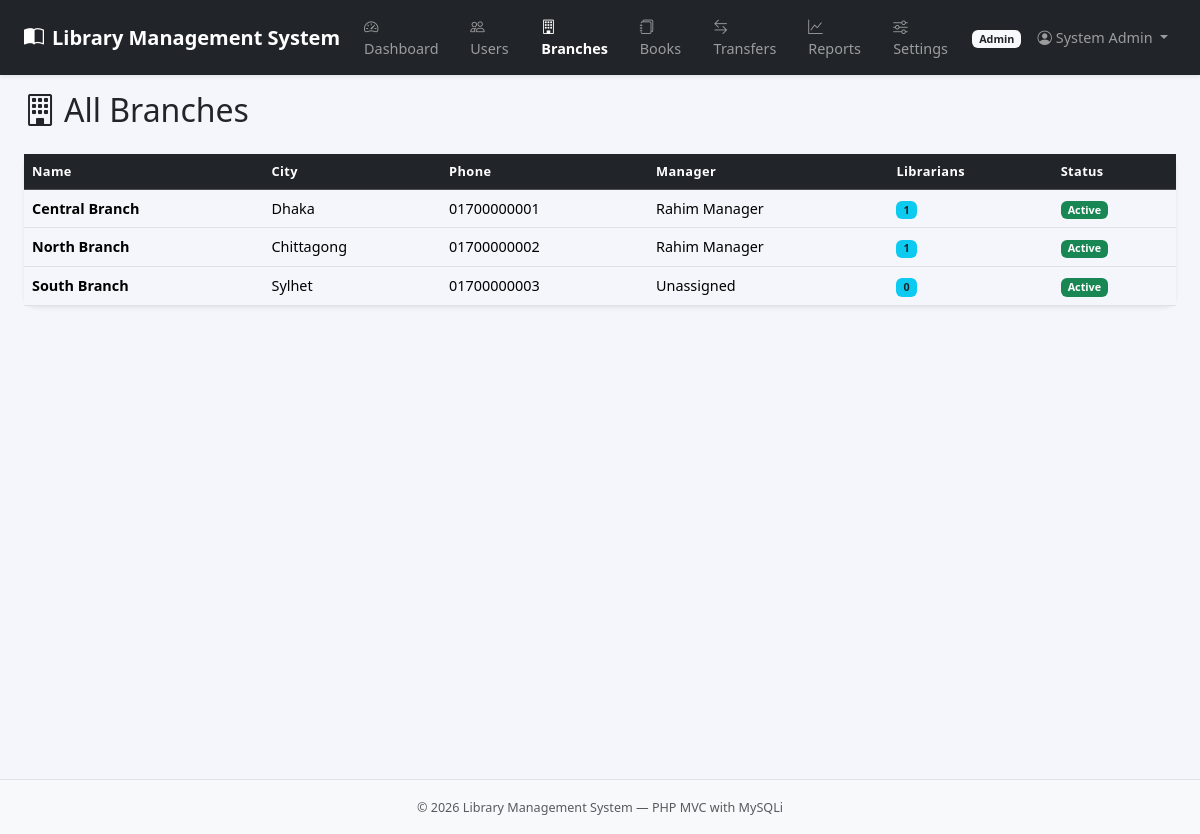
Page /index.php?page=admin_branches (signed in) on the committed database.
### tables this page shows
CREATE TABLE `users` (
  `id` int(11) NOT NULL,
  `name` varchar(150) NOT NULL,
  `email` varchar(150) NOT NULL,
  `password_hash` varchar(255) NOT NULL,
  `phone` varchar(25) DEFAULT NULL,
  `role` enum('member','librarian','branch_manager','admin') NOT NULL DEFAULT 'member',
  `profile_pic` varchar(255) DEFAULT NULL,
  `branch_id` int(11) DEFAULT NULL,
  `is_active` tinyint(1) NOT NULL DEFAULT 1,
  `created_at` timestamp NOT NULL DEFAULT current_timestamp()
);

CREATE TABLE `branches` (
  `id` int(11) NOT NULL,
  `name` varchar(150) NOT NULL,
  `address` text DEFAULT NULL,
  `city` varchar(100) DEFAULT NULL,
  `phone` varchar(25) DEFAULT NULL,
  `manager_id` int(11) DEFAULT NULL,
  `is_active` tinyint(1) NOT NULL DEFAULT 1,
  `created_at` timestamp NOT NULL DEFAULT current_timestamp()
);

### app/controller/admin/branches.php (called while the page is built, shortened)
<?php
require_once __DIR__ . '/../../model/Models.php';
$branchModel = new BranchModel($conn);
$branches    = $branchModel->getAll();
require __DIR__ . '/../../view/shared/header.php';
require __DIR__ . '/../../view/admin/branches.php';
require __DIR__ . '/../../view/shared/footer.php';

### app/model/Models.php (called while the page is built, shortened)
<?php
class BranchModel {
    private mysqli $db;
    public function __construct(mysqli $db) { $this->db = $db; }
    public function getAll(): array {
        $r = $this->db->query(
            "SELECT br.*, u.name AS manager_name,
                (SELECT COUNT(*) FROM users WHERE branch_id=br.id AND role='librarian') AS librarian_count
             FROM branches br LEFT JOIN users u ON br.manager_id = u.id ORDER BY br.name");
        return $r->fetch_all(MYSQLI_ASSOC);
    }
}

### config/app.php (called while the page is built, shortened)
<?php
function e(string $s): string {
    return htmlspecialchars($s, ENT_QUOTES, 'UTF-8');
}

### app/view/admin/branches.php (the view, shortened to what this page needs)
<h2 class="mb-4"><i class="bi bi-building me-2"></i>All Branches</h2>
<div class="card border-0 shadow-sm"><div class="card-body p-0">
  <div class="table-responsive"><table class="table table-hover align-middle mb-0">
    <thead class="table-dark"><tr><th>Name</th><th>City</th><th>Phone</th><th>Manager</th><th>Librarians</th><th>Status</th></tr></thead>
    <tbody>
    <?php foreach ($branches as $b): ?>
    <tr>
      <td class="fw-semibold"><?= e($b['name']) ?></td>
      <td><?= e($b['city']??'—') ?></td>
      <td><?= e($b['phone']??'—') ?></td>
      <td><?= e($b['manager_name']??'Unassigned') ?></td>
      <td><span class="badge bg-info text-dark"><?= $b['librarian_count'] ?></span></td>
      <td><?= $b['is_active']?'<span class="badge bg-success">Active</span>':'<span class="badge bg-secondary">Inactive</span>' ?></td>
    </tr>
    <?php endforeach; ?>
    </tbody>
  </table></div>
</div></div>

### public/css/style.css (style rules this page uses)
:root { --bs-body-bg: #f4f6fb; }
body { background: #f4f6fb; font-family: 'Segoe UI', sans-serif; font-size: .9rem; }
.card { border-radius: 12px; }
.table th { font-size: .80rem; letter-spacing: .03em; white-space: nowrap; font-weight: 600; }

### rows in the picture
users: branch.name "Central Branch", branch.city "Dhaka", branch.phone "01700000001", name "Rahim Manager", librarian_count "1", branches.name "North Branch", branches.city "Chittagong", branches.phone "01700000002"
branches: name "South Branch", city "Sylhet", phone "01700000003", manager_name "Unassigned", librarian_count "0", is_active "Active"

### other values in the picture
APP_NAME "Library Management System"
$navRole "Admin"
$_SESSION['user_name'] "System Admin"
